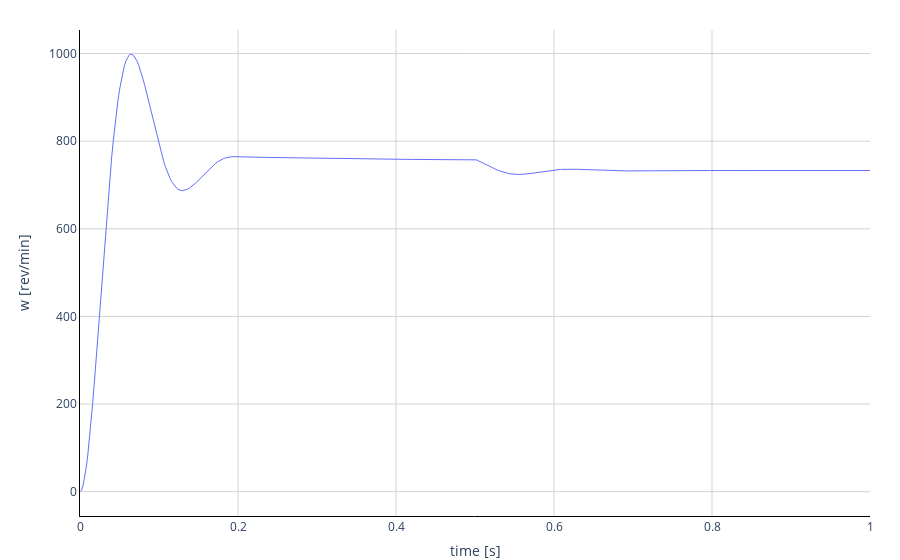

Here is the notebook cell this chart was saved with:
### Code cell
import fmpy
from fmpy import *


filename = 'Drive.fmu'

start_values = {
    # variable                                         start   unit        description
    'loadInertia1.J':                                    (10, 'kg.m2'),  # Moment of inertia
    'idealGear.ratio':                                   (10, '1'),      # Transmission ratio (flange_a.phi/flange_b.phi)
    'dcpm.TaOperational':                            (293.15, 'K'),      # Operational armature temperature
    'dcpm.fixed.phi0':                                    (0, 'rad'),    # Fixed offset angle of housing
    'dcpmData.Jr':                                    (0.001, 'kg.m2'),  # Rotor's moment of inertia
    'dcpmData.VaNominal':                               (100, 'V'),      # Nominal armature voltage
    'dcpmData.IaNominal':                               (100, 'A'),      # Nominal armature current (>0..Motor, <0..Generator)
    'dcpmData.wNominal':                    (149.22565104552, 'rad/s'),  # Nominal speed
    'dcpmData.TaNominal':                            (293.15, 'K'),      # Nominal armature temperature
    'dcpmData.Ra':                                     (0.05, 'Ohm'),    # Armature resistance at TaRef
    'dcpmData.TaRef':                                (293.15, 'K'),      # Reference temperature of armature resistance
    'dcpmData.alpha20a':                                  (0, '1/K'),    # Temperature coefficient of armature resistance
    'dcpmData.La':                                   (0.0015, 'H'),      # Armature inductance
    'dcpmData.frictionParameters.power_w':                 2,            # Exponent of friction torque w.r.t. angular velocity
    'dcpmData.strayLoadParameters.power_w':                1,            # Exponent of stray load loss torque w.r.t. angular velocity
}

output = [
    'w',
]

input = read_csv('Drive_in.csv')

result = simulate_fmu(filename, start_values=start_values, input=input, output=output, stop_time=1.0)

plot_result(result)

### Figure 1 — Plotly figure (JSON) as saved in the notebook; plotly's stock layout.template omitted (floating-point values rounded to 4 significant figures; data arrays with more than 128 entries replaced by an {"elided": "..."} marker saying what was removed)
{"data": [{"line": {"color": "#636efa", "width": 1}, "marker": {"color": "#636efa", "size": 5}, "name": "w", "type": "scatter", "x": {"elided": "501 float values"}, "xaxis": "x", "y": {"elided": "501 float values"}, "yaxis": "y"}], "layout": {"autosize": true, "margin": {"b": 0, "r": 30, "t": 30}, "plot_bgcolor": "rgba(0, 0, 0, 0)", "showlegend": false, "xaxis": {"anchor": "y", "domain": [0, 1], "gridcolor": "LightGrey", "gridwidth": 1, "linecolor": "black", "range": [0, 1], "showgrid": true, "showline": true, "ticklen": 0, "title": {"text": "time [s]"}, "type": "linear", "zerolinecolor": "LightGrey", "zerolinewidth": 1}, "yaxis": {"anchor": "x", "autorange": true, "domain": [0, 1], "gridcolor": "LightGrey", "gridwidth": 1, "linecolor": "black", "range": [-55.46, 1054.0], "showgrid": true, "showline": true, "ticklen": 0, "title": {"text": "w [rev/min]"}, "type": "linear", "zerolinecolor": "LightGrey", "zerolinewidth": 1}}}
